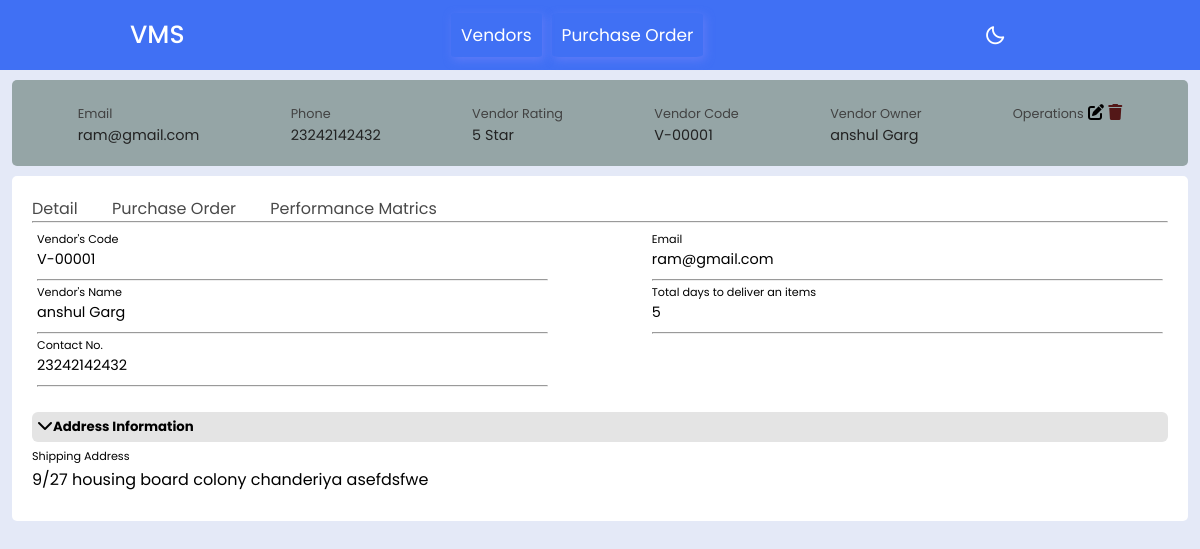
The app's page /api/vendors/28 with its own data.
### vms/models.py (models this page shows, shortened)
class Vendor(models.Model):
    name = models.CharField(max_length=100, verbose_name='Vendor Name')
    email = models.EmailField(verbose_name='Email',null=True)
    phone_number = models.CharField(max_length=20, verbose_name='Phone Number',null=True)
    delivery_days = models.IntegerField(verbose_name='Total Day Deliver', null=True)
    address = models.TextField(verbose_name='Address', null=True)
    vendor_code = models.CharField(max_length=20, unique=True, verbose_name='Vendor Code', blank=True)
    on_time_delivery_rate = models.FloatField(verbose_name='On-Time Delivery Rate',blank=True, null=True)
    quality_rating_avg = models.FloatField(verbose_name='Quality Rating Average',blank=True, null=True)
    average_response_time = models.FloatField(verbose_name='Average Response Time',blank=True, null=True)
    fulfillment_rate = models.FloatField(verbose_name='Fulfillment Rate',blank=True, null=True)

### vms/views.py (the view, shortened to what this page needs)
# urls.py: path('vendors/<int:id>',views.VendorInfo,name="VendorInfo"),
def VendorInfo(request, id):
    ven = get_object_or_404(Vendor, pk=id)
    pur = PurchaseOrder.objects.filter(vendor_id = id)
    context = {
        'ven':ven,
        'pur':pur
    }
    return render(request,"vendor_info.html",context)

### templates/vendor_info.html (shortened to what this page needs)
{% extends 'base.html' %}
{% load static %}
{% block link %}
<link rel="stylesheet" href="{% static "CSS/style.css" %}">
<link rel="stylesheet" href="{% static "CSS/vendor_info.css" %}">
{% endblock %}
{% block body %}
<div class="container">
    <div class="ven-info">
        <div>
            <label for="">Email</label>
            <p>{{ven.email}}</p>
        </div>
        <div>
            <label for="">Phone</label>
            <p>{{ven.phone_number}}</p>
        </div>
        <div>
            <label for="">Vendor Rating</label>
            <p>5 Star</p>
        </div>
        <div>
            <label for="">Vendor Code</label>
            <p>{{ven.vendor_code}}</p>
        </div>
        <div>
            <label for="">Vendor Owner</label>
            <p>{{ven.name}}</p>
        </div>
          <div class="col col-6" data-label="Operations">
            <label for="">Operations</label>
            <a onclick="openUpdateForm()" ><i class="fa-solid fa-pen-to-square" style="color:black;"></i></a>
            <a href="{% url "deletevendor" ven.id %}" ><i class="fa-solid fa-trash"  style="color:#531717;"></i></a>
          </div>
    </div>
  </div>
  <div class="ven-detail">
    <div class="option">
        <a href="#" onclick="opendetailagain()">Detail</a>
        <a href="#" onclick="opendetail()">Purchase Order</a>
        <a href="{% url "performancematric" ven.id %}" >Performance Matrics</a>
        <hr>
    </div>
    <div id="ven-detail">
        <div class="detail">
            <div>
                <label for="">Vendor's Code</label>
                <p>{{ven.vendor_code}}</p>
                <hr>
                <label for="">Vendor's Name</label>
                <p>{{ven.name}}</p>
                <hr>
                <label for="">Contact No.</label>
                <p>{{ven.phone_number}}</p>
                <hr>
            </div>
            <div>
                <label for="">Email</label>
                <p>{{ven.email}}</p>
                <hr>
                <label for="">Total days to deliver an items</label>
                <p>{{ven.delivery_days}}</p>
                <hr>
            </div>
        </div>
        <div class="address">
            <div class='add'><i class="fa-solid fa-chevron-down"></i><h5>Address Information</h5></div>
            <div>
                <label for="">Shipping Address</label>
                <p>{{ven.address}}</p>
            </div>
        </div>
    </div>
  </div>
{% endblock %}

### static/CSS/style.css (style rules this page uses)
* { margin: 0; padding: 0; box-sizing: border-box; font-family: 'Poppins', sans-serif; transition: all 0.4s ease;; }
:root { --body-color: #E4E9F7; --nav-color: #4070F4; --side-nav: #010718; --text-color: #FFF; --search-bar: #F2F2F2; --search-text: #010718; }
body { height: 100vh; background-color: var(--body-color); }
body { font-family: 'lato', sans-serif; min-width: 1200px; }
.container { margin-left: auto; margin-right: auto; padding-left: 10px; padding-right: 10px; }
*, *:before, *:after { box-sizing: border-box; }

### records on screen
Vendor: email "ram@gmail.com", phone_number "23242142432", vendor_code "V-00001", name "anshul Garg", delivery_days "5", address "9/27 housing board colony chanderiya asefdsfwe"
